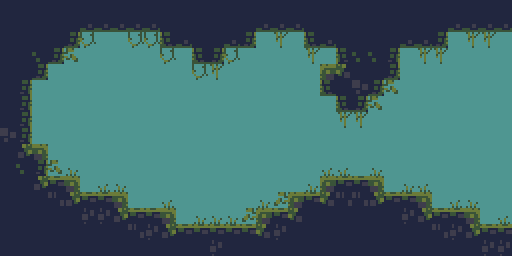

A level layout from a 2D game, rendered from its tile map. Below: a short description, then the map file with tile-grid data replaced by summaries:
An orthogonal 32x16 tile map with 16x16 px tiles, 5 tile layers (ground_input, background_detail, Ladders, OneWayPlatforms, ...) and 2 objects (Camera).

<map version="1.10" tiledversion="1.10.2" orientation="orthogonal" renderorder="right-down" width="32" height="16" tilewidth="16" tileheight="16" infinite="0" backgroundcolor="#4f9691" nextlayerid="13" nextobjectid="7">
 <properties>
  <property name="ActiveCamera" type="object" value="3" />
  <property name="Pixels Per Meter" type="float" value="16" />
 </properties>
 <tileset firstgid="1" source="cavesofgallet_tiles.tsx" />
 <layer id="1" name="ground_input" width="32" height="16">
  <data>[512 cells, 237 non-empty, 1 distinct tile ids]</data>
 </layer>
 <layer id="6" name="background_detail" width="32" height="16">
  <data>[512 cells, 38 non-empty, 4 distinct tile ids]</data>
 </layer>
 <objectgroup id="10" name="Cameras">
  <object id="3" name="Camera" x="232" y="152">
   <properties>
    <property name="Camera" type="class" propertytype="Camera">
     <properties>
      <property name="Damping" type="class" propertytype="Vec2">
       <properties>
        <property name="X" type="float" value="3" />
        <property name="Y" type="float" value="3" />
       </properties>
      </property>
      <property name="Zoom" type="float" value="2" />
     </properties>
    </property>
   </properties>
   <point />
  </object>
 </objectgroup>
 <layer id="11" name="Ladders" width="32" height="16">
  <properties>
   <property name="Collider" type="class" propertytype="Collider">
    <properties>
     <property name="Category" propertytype="CollisionLayers" value="Ladder" />
     <property name="Sensor" type="bool" value="true" />
    </properties>
   </property>
   <property name="Tag#Ladder" type="class" propertytype="Tag" />
  </properties>
  <data>[512 cells, 0 non-empty, 0 distinct tile ids]</data>
 </layer>
 <layer id="12" name="OneWayPlatforms" width="32" height="16">
  <properties>
   <property name="Collider" type="class" propertytype="Collider">
    <properties>
     <property name="Sensor" type="bool" value="false" />
    </properties>
   </property>
   <property name="Script" type="file" value="Scripts/OneWayPlatform.lua" />
  </properties>
  <data>[512 cells, 0 non-empty, 0 distinct tile ids]</data>
 </layer>
 <layer id="2" name="ground" width="32" height="16">
  <properties>
   <property name="Collider" type="class" propertytype="Collider">
    <properties>
     <property name="Category" propertytype="CollisionLayers" value="Ground" />
    </properties>
   </property>
  </properties>
  <data>[512 cells, 237 non-empty, 11 distinct tile ids]</data>
 </layer>
 <objectgroup id="8" name="objects">
  <object id="1" template="Template/Player.tx" x="181" y="224.667">
   <properties>
    <property name="Camera" type="class" propertytype="Camera">
     <properties>
      <property name="Damping" type="class" propertytype="Vec2">
       <properties>
        <property name="X" type="float" value="3" />
        <property name="Y" type="float" value="5" />
       </properties>
      </property>
      <property name="Zoom" type="float" value="2.5" />
     </properties>
    </property>
   </properties>
  </object>
 </objectgroup>
</map>
